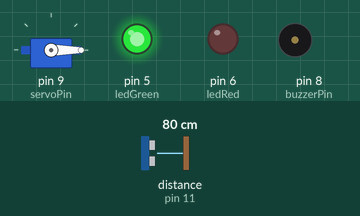
Recording of a sketch running on a simulated Arduino Uno, built with avr-gcc and run on an emulated ATmega328P. Parts: servo, output pins drawn as LEDs (lit = HIGH), buzzer (waves = sounding). Wiring (inferred from the names in the program): ultrasonic range finder: trigger pin 12; echo pin 11. The test bench sets the inputs (shaded band); at power-on: distance to the obstacle (sensor on pin 11) 80 cm. The echo pulse lasts 58.3 µs per cm; pins used as bus, display or sensor lines are not drawn.

Above: at 1.2 s.
1.3 s: distance to the obstacle (sensor on pin 11) set to 33 cm
2.8 s: distance to the obstacle (sensor on pin 11) set to 27 cm
At 4.2 s:
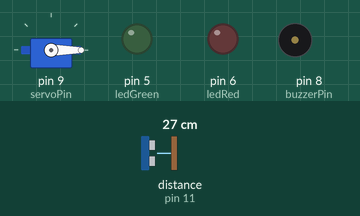
5.8 s: distance to the obstacle (sensor on pin 11) set to 35 cm
At 6.8 s:
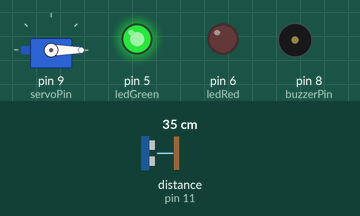
7.5 s: distance to the obstacle (sensor on pin 11) set to 2 cm
At 7.79 s:
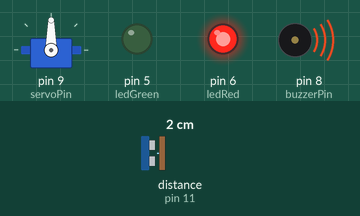
Timing chart, 0 to 11.5 s (numbered marks = the images above; inputs shaded):
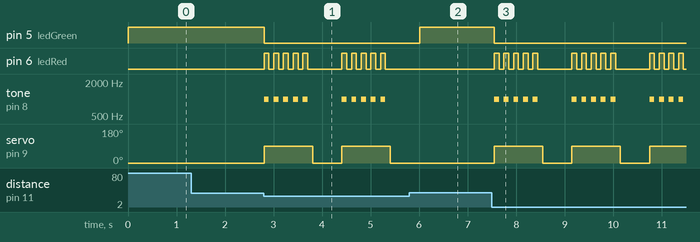

Measured:
- the behaviour switches between 31 and 30 cm on distance to the obstacle (sensor on pin 11) (found by bisection; images 0 and 1)
- after the input at 1.3 s, every drawn part: stays the same
- after the input at 2.8 s, pin 5 (ledGreen): HIGH → LOW at once; pin 6 (ledRed): goes 4 × (HIGH 0.10 s, LOW 0.10 s), HIGH 0.10 s, LOW 0.70 s, 4 × (HIGH 0.10 s, LOW 0.10 s), HIGH 0.10 s, then LOW, starting at once
- after the input at 5.8 s, pin 5 (ledGreen): LOW → HIGH after 0.21 s; pin 6 (ledRed): stops changing and stays LOW; tone on pin 8 (buzzerPin): stops changing and stays silent; servo on pin 9 (servoPin): stays 0° (without the input it goes to 90° after 0.21 s)
- after the input at 7.5 s, pin 5 (ledGreen): HIGH → LOW after 0.05 s; pin 6 (ledRed): LOW → HIGH after 0.05 s, then repeats every 1.6 s: 4 × (LOW 0.10 s, HIGH 0.10 s), LOW 0.70 s, HIGH 0.10 s

The sketch:

30_Monster_Detector.ino
```cpp
/*
  30_Monster_Detector
  综合项目：怪兽探测器
  功能：
  1. 超声波检测前方是否有“怪兽” (距离 < 30cm)
  2. 如果发现：
     - 舵机转动 (攻击/防御)
     - 蜂鸣器报警
     - LED 爆闪
  3. 如果安全：
     - 绿灯常亮
*/

#include <Servo.h>

// 引脚定义
int trigPin = 12;
int echoPin = 11;
int buzzerPin = 8;
int ledRed = 6;
int ledGreen = 5;
int servoPin = 9;

Servo myServo;

void setup() {
  pinMode(trigPin, OUTPUT);
  pinMode(echoPin, INPUT);
  pinMode(buzzerPin, OUTPUT);
  pinMode(ledRed, OUTPUT);
  pinMode(ledGreen, OUTPUT);

  myServo.attach(servoPin);
  myServo.write(0); // 初始归位
}

void loop() {
  // 1. 测距
  long duration, cm;
  digitalWrite(trigPin, LOW);
  delayMicroseconds(2);
  digitalWrite(trigPin, HIGH);
  delayMicroseconds(10);
  digitalWrite(trigPin, LOW);
  duration = pulseIn(echoPin, HIGH);
  cm = duration * 0.034 / 2;

  // 2. 逻辑判断
  if (cm > 0 && cm < 30) {
    // === 发现怪兽模式 ===

    // 绿灯灭
    digitalWrite(ledGreen, LOW);

    // 报警动作：
    // 舵机猛地挥动
    myServo.write(90);

    // 红灯闪 + 蜂鸣器叫
    for(int i=0; i<5; i++) {
      digitalWrite(ledRed, HIGH);
      tone(buzzerPin, 1000);
      delay(100);
      digitalWrite(ledRed, LOW);
      noTone(buzzerPin);
      delay(100);
    }

    // 舵机复位准备下一次攻击
    myServo.write(0);
    delay(500);

  } else {
    // === 安全模式 ===
    digitalWrite(ledGreen, HIGH);
    digitalWrite(ledRed, LOW);
    noTone(buzzerPin);
    myServo.write(0);
  }

  delay(100);
}
```
